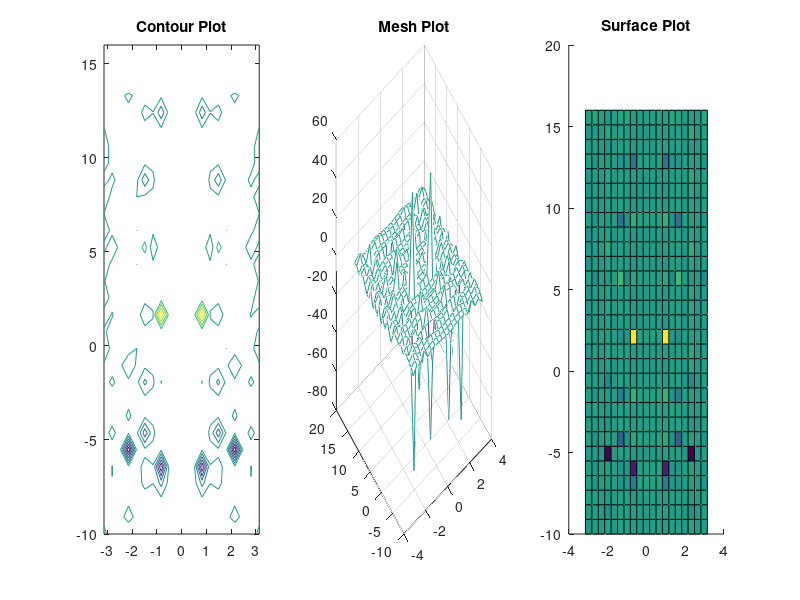

MATLAB code to generate this figure:
clear
clc

choice = input ('Do you want to see a contour plot, mesh, or surface? [C/M/S]: ', 's');

x = linspace (-pi, pi, 20);
y = linspace (-10, 16, 30);

[XX, YY] = meshgrid (x, y);

ZZ = tan (sin (XX.^2) - cos (YY.^2));


switch choice
    case 'C'
        contour (XX, YY, ZZ);
    case 'M'
        mesh (XX, YY, ZZ);
    case 'S'
        surface (XX, YY, ZZ);
    otherwise
        warning ('No input received. Showing all 3');
        
        subplot (131);
        contour (XX, YY, ZZ);
        title ('Contour Plot');
        
        subplot (132);
        mesh (XX, YY, ZZ);
        title ('Mesh Plot');
        
        subplot (133);
        surface (XX, YY, ZZ);
        title ('Surface Plot');
end